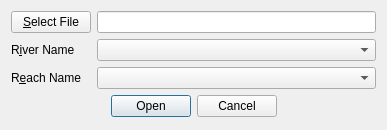
<?xml version="1.0" encoding="UTF-8"?>
<ui version="4.0">
 <class>openSpecOutputDlg</class>
 <widget class="QDialog" name="openSpecOutputDlg">
  <property name="geometry">
   <rect>
    <x>0</x>
    <y>0</y>
    <width>387</width>
    <height>130</height>
   </rect>
  </property>
  <property name="windowTitle">
   <string>Open Special Output File</string>
  </property>
  <property name="modal">
   <bool>true</bool>
  </property>
  <layout class="QVBoxLayout" name="verticalLayout">
   <item>
    <layout class="QFormLayout" name="formLayout">
     <item row="0" column="0">
      <widget class="QPushButton" name="selectFileButton">
       <property name="cursor">
        <cursorShape>ArrowCursor</cursorShape>
       </property>
       <property name="text">
        <string>&amp;Select File</string>
       </property>
      </widget>
     </item>
     <item row="0" column="1">
      <widget class="QLineEdit" name="fileLineDisplay">
       <property name="readOnly">
        <bool>true</bool>
       </property>
      </widget>
     </item>
     <item row="1" column="0">
      <widget class="QLabel" name="label">
       <property name="text">
        <string>R&amp;iver Name</string>
       </property>
       <property name="buddy">
        <cstring>riverComboBox</cstring>
       </property>
      </widget>
     </item>
     <item row="2" column="0">
      <widget class="QLabel" name="label_2">
       <property name="text">
        <string>R&amp;each Name</string>
       </property>
       <property name="buddy">
        <cstring>reachComboBox</cstring>
       </property>
      </widget>
     </item>
     <item row="1" column="1">
      <widget class="QComboBox" name="riverComboBox">
       <property name="enabled">
        <bool>true</bool>
       </property>
      </widget>
     </item>
     <item row="2" column="1">
      <widget class="QComboBox" name="reachComboBox">
       <property name="enabled">
        <bool>true</bool>
       </property>
      </widget>
     </item>
    </layout>
   </item>
   <item>
    <widget class="QDialogButtonBox" name="buttonBox">
     <property name="orientation">
      <enum>Qt::Horizontal</enum>
     </property>
     <property name="standardButtons">
      <set>QDialogButtonBox::Cancel|QDialogButtonBox::Open</set>
     </property>
     <property name="centerButtons">
      <bool>true</bool>
     </property>
    </widget>
   </item>
   <item>
    <spacer name="verticalSpacer">
     <property name="orientation">
      <enum>Qt::Vertical</enum>
     </property>
     <property name="sizeHint" stdset="0">
      <size>
       <width>20</width>
       <height>1</height>
      </size>
     </property>
    </spacer>
   </item>
  </layout>
 </widget>
 <resources/>
 <connections>
  <connection>
   <sender>buttonBox</sender>
   <signal>rejected()</signal>
   <receiver>openSpecOutputDlg</receiver>
   <slot>reject()</slot>
   <hints>
    <hint type="sourcelabel">
     <x>316</x>
     <y>260</y>
    </hint>
    <hint type="destinationlabel">
     <x>286</x>
     <y>274</y>
    </hint>
   </hints>
  </connection>
 </connections>
</ui>
